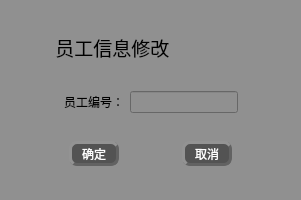
<?xml version="1.0" encoding="UTF-8"?>
<ui version="4.0">
 <class>staff_modify</class>
 <widget class="QWidget" name="staff_modify">
  <property name="geometry">
   <rect>
    <x>0</x>
    <y>0</y>
    <width>301</width>
    <height>200</height>
   </rect>
  </property>
  <property name="minimumSize">
   <size>
    <width>300</width>
    <height>200</height>
   </size>
  </property>
  <property name="maximumSize">
   <size>
    <width>301</width>
    <height>200</height>
   </size>
  </property>
  <property name="windowTitle">
   <string>Form</string>
  </property>
  <property name="windowIcon">
   <iconset>
    <activeon>:/qt 图标/修改图标/document-edit.png</activeon>
   </iconset>
  </property>
  <property name="styleSheet">
   <string notr="true">font: 75 12pt &quot;楷体&quot;;
background-color: rgb(144, 144, 144);
color:rgb(0, 0, 0)</string>
  </property>
  <layout class="QVBoxLayout" name="verticalLayout">
   <item>
    <spacer name="verticalSpacer_2">
     <property name="orientation">
      <enum>Qt::Vertical</enum>
     </property>
     <property name="sizeHint" stdset="0">
      <size>
       <width>20</width>
       <height>40</height>
      </size>
     </property>
    </spacer>
   </item>
   <item>
    <layout class="QHBoxLayout" name="horizontalLayout">
     <item>
      <widget class="QLabel" name="label">
       <property name="font">
        <font>
         <family>楷体</family>
         <pointsize>14</pointsize>
         <weight>9</weight>
         <italic>false</italic>
         <bold>false</bold>
        </font>
       </property>
       <property name="styleSheet">
        <string notr="true">font: 75 14pt &quot;楷体&quot;;</string>
       </property>
       <property name="text">
        <string>         员工信息修改</string>
       </property>
      </widget>
     </item>
    </layout>
   </item>
   <item>
    <spacer name="verticalSpacer_4">
     <property name="orientation">
      <enum>Qt::Vertical</enum>
     </property>
     <property name="sizeHint" stdset="0">
      <size>
       <width>20</width>
       <height>40</height>
      </size>
     </property>
    </spacer>
   </item>
   <item>
    <layout class="QHBoxLayout" name="horizontalLayout_2">
     <item>
      <spacer name="horizontalSpacer">
       <property name="orientation">
        <enum>Qt::Horizontal</enum>
       </property>
       <property name="sizeHint" stdset="0">
        <size>
         <width>40</width>
         <height>20</height>
        </size>
       </property>
      </spacer>
     </item>
     <item>
      <widget class="QLabel" name="label_2">
       <property name="text">
        <string>员工编号：</string>
       </property>
      </widget>
     </item>
     <item>
      <widget class="QLineEdit" name="lineEdit"/>
     </item>
     <item>
      <spacer name="horizontalSpacer_2">
       <property name="orientation">
        <enum>Qt::Horizontal</enum>
       </property>
       <property name="sizeHint" stdset="0">
        <size>
         <width>40</width>
         <height>20</height>
        </size>
       </property>
      </spacer>
     </item>
    </layout>
   </item>
   <item>
    <spacer name="verticalSpacer_3">
     <property name="orientation">
      <enum>Qt::Vertical</enum>
     </property>
     <property name="sizeHint" stdset="0">
      <size>
       <width>20</width>
       <height>40</height>
      </size>
     </property>
    </spacer>
   </item>
   <item>
    <layout class="QHBoxLayout" name="horizontalLayout_3">
     <item>
      <spacer name="horizontalSpacer_3">
       <property name="orientation">
        <enum>Qt::Horizontal</enum>
       </property>
       <property name="sizeHint" stdset="0">
        <size>
         <width>40</width>
         <height>20</height>
        </size>
       </property>
      </spacer>
     </item>
     <item>
      <widget class="QPushButton" name="pushButton">
       <property name="minimumSize">
        <size>
         <width>50</width>
         <height>25</height>
        </size>
       </property>
       <property name="maximumSize">
        <size>
         <width>50</width>
         <height>25</height>
        </size>
       </property>
       <property name="styleSheet">
        <string notr="true">QPushButton{
font: 75 11pt &quot;微软雅黑&quot;;
color:rgb(255, 255, 255);
background-color: rgb(83, 83, 83);
border-radius: 8px;
border: 3px groove rgb(98, 98, 98);
border-style: outset;
}
QPushButton:pressed{
border-style: inset;
}
QPushButton:hover{
background-color:rgb(0, 0, 0);
}

</string>
       </property>
       <property name="text">
        <string>确定</string>
       </property>
      </widget>
     </item>
     <item>
      <spacer name="horizontalSpacer_5">
       <property name="orientation">
        <enum>Qt::Horizontal</enum>
       </property>
       <property name="sizeHint" stdset="0">
        <size>
         <width>40</width>
         <height>20</height>
        </size>
       </property>
      </spacer>
     </item>
     <item>
      <widget class="QPushButton" name="pushButton_2">
       <property name="minimumSize">
        <size>
         <width>50</width>
         <height>25</height>
        </size>
       </property>
       <property name="maximumSize">
        <size>
         <width>50</width>
         <height>25</height>
        </size>
       </property>
       <property name="styleSheet">
        <string notr="true">QPushButton{
font: 75 11pt &quot;微软雅黑&quot;;
color:rgb(255, 255, 255);
background-color: rgb(83, 83, 83);
border-radius: 8px;
border: 3px groove rgb(98, 98, 98);
border-style: outset;
}
QPushButton:pressed{
border-style: inset;
}
QPushButton:hover{
background-color:rgb(0, 0, 0);
}

</string>
       </property>
       <property name="text">
        <string>取消</string>
       </property>
      </widget>
     </item>
     <item>
      <spacer name="horizontalSpacer_4">
       <property name="orientation">
        <enum>Qt::Horizontal</enum>
       </property>
       <property name="sizeHint" stdset="0">
        <size>
         <width>40</width>
         <height>20</height>
        </size>
       </property>
      </spacer>
     </item>
    </layout>
   </item>
   <item>
    <spacer name="verticalSpacer">
     <property name="orientation">
      <enum>Qt::Vertical</enum>
     </property>
     <property name="sizeHint" stdset="0">
      <size>
       <width>20</width>
       <height>40</height>
      </size>
     </property>
    </spacer>
   </item>
  </layout>
 </widget>
 <resources/>
 <connections/>
</ui>
